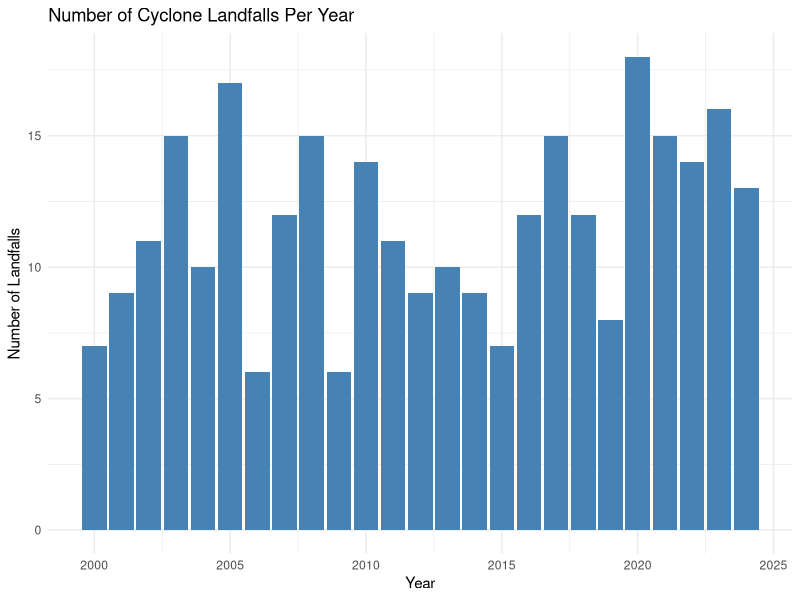
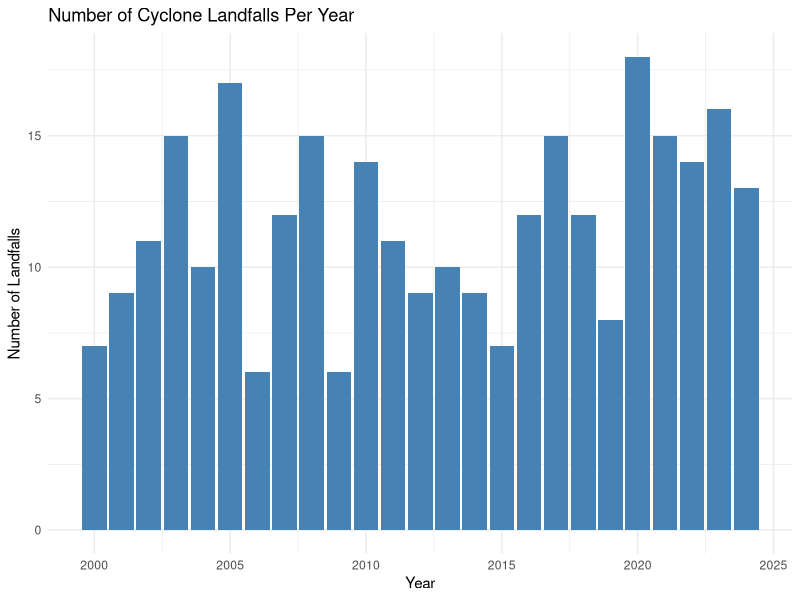

Reproduce these figures in R, in order. (Note: this script raises an error after producing the figures.)
# in this script, we perform an exploratory data analysis of our cyclone
# track data from the HURDAT2 data set
# we are interested in the number of cyclones per year, how many make landfall 
# and any seasonality effects

library(dplyr)
library(magrittr)
library(here)
library(tidyr)
library(ggplot2)
library(stringr)


#==============================================================================
# we load our data set
#==============================================================================

hurricane_data <- read.csv(here("data", "derived", "hurricane-data.csv"))


#==============================================================================
# we want to plot the number of landfalls per year from 2000-2024 
#==============================================================================

landfalls_per_year <- hurricane_data %>%
  filter(RECORD_ID == "L") %>%
  group_by(YEAR, STORM_ID) %>%
  summarise(.groups = "drop") %>%
  group_by(YEAR) %>%
  summarise(CYCLONE_NUM = n(), .groups = "drop")

# Plot
p1 <- ggplot(landfalls_per_year, aes(x = YEAR, y = CYCLONE_NUM)) +
  geom_col(fill = "steelblue") +
  labs(title = "Number of Cyclone Landfalls Per Year",
       x = "Year",
       y = "Number of Landfalls") +
  theme_minimal()

p1

# save output
ggsave(here("outputs", "eda-hurricane-data", "landfalls-per-year.pdf"), 
       plot = p1, 
       height = 4.5, 
       width = 7, 
       dpi=300)


#==============================================================================
# we check for a monthly seasonality component 
#==============================================================================

# calculate average number of cyclone landfalls per month (across 2000-2024)
landfalls_per_month_and_year <- hurricane_data %>%
  filter(RECORD_ID == "L") %>%
  group_by(YEAR, MONTH) %>%
  summarise(LANDFALL_NUM = n(), .groups = "drop")

# we notice some months are missing from our data set
# this is because no cyclones occurred in those months
# we now add the missing months with a count of zero
all_months_years <- CJ(MONTH = 1:12, YEAR = 2000:2024)

# also replace month numbers with month names
landfalls_per_month_and_year <- left_join(all_months_years, 
                                    landfalls_per_month_and_year, 
                                    by = c("MONTH", "YEAR"))

landfalls_per_month_and_year <- landfalls_per_month_and_year %>%
  mutate(LANDFALL_NUM = replace_na(LANDFALL_NUM, 0), MONTH = month.name[MONTH])

avg_landfalls_per_month <- landfalls_per_month_and_year %>%
  group_by(MONTH) %>%
  summarise(AVG_LANDFALLS = mean(LANDFALL_NUM))


# plot average number of cyclones per month
p2 <- ggplot(avg_landfalls_per_month, aes(x = factor(MONTH, levels = month.name), 
                                         y = AVG_LANDFALLS)) +
  geom_col(fill = "steelblue") +
  labs(title = "Average Number of Landfalls Per Month, averaging across 2000-2024",
       x = "Month",
       y = "Average Number of Landfalls") +
  theme_minimal() + 
  theme(axis.text.x = element_text(angle = 45,vjust = 1,hjust = 1))

p2
# we see a significant increase in the number of cyclones in July-October

# save output
ggsave(here("outputs", "eda-hurricane-data", "avg-landfalls-per-month.pdf"), 
       plot = p2,
       height = 4.5,
       width = 7, dpi=300)

#==============================================================================
# we now want to look closer into cyclone that landfall
#==============================================================================

# number of landfalls for each cyclone
landfall_statistics <- hurricane_data %>%
  group_by(STORM_ID) %>%
  summarise(LANDFALL_NUM = sum(RECORD_ID == "L"))

# categorise cyclones based on how many times they landfall
landfall_statistics <- landfall_statistics %>%
  mutate(CATEGORY = case_when(
    LANDFALL_NUM == 0 ~ '0',
    LANDFALL_NUM == 1 ~ '1',
    LANDFALL_NUM == 2 ~ '2',
    LANDFALL_NUM > 2  ~ ">2"))

# Count how many cyclones fall into each category
landfall_summary <- landfall_statistics %>%
  group_by(CATEGORY) %>%
  summarise(NUM = n())

# plot results
p3 <- ggplot(landfall_summary, aes(x = factor(CATEGORY, levels = CATEGORY), y = NUM)) +
  geom_col(fill = "steelblue") +
  labs(title = "Number of Landfalling Cyclones by Landfall Frequency, 2000-2024",
       x = "Number of Landfalls per Cyclone",
       y = "Number of Cyclones") +
  theme_minimal()

p3
# save output
ggsave(here("outputs","eda-hurricane-data", "nbr-cyclone-landfalls.pdf"), 
       plot = p3, 
       height = 4.5, 
       width = 7, 
       dpi=300)

#==============================================================================
# we also want to inspect cyclone paths for cyclones that landfall
#==============================================================================

# we load our world map data
world <- map_data("world")


# we now select all the hurricanes that landfall at least once
landfall_hurricanes <- hurricane_data %>%
  filter(RECORD_ID == "L") %>%
  distinct(STORM_ID)

landfall_data <- hurricane_data %>%
  filter(STORM_ID %in% landfall_hurricanes$STORM_ID)


landfall_data <- landfall_data %>%
  mutate(TIME = sprintf("%04s", as.integer(TIME)),
    DATE_TIME = as.POSIXct(paste(YEAR, 
                                 MONTH, 
                                 DAY, 
                                 str_sub(TIME, 1, 2), 
                                 str_sub(TIME, 3, 4)),
                      format = "%Y %m %d %H %M"))

# plot map
p4 <- ggplot() +
  # Base world map 
  geom_polygon(data = world,
               aes(x = long, y = lat, group = group), 
               fill = "beige", 
               col = "#808080", 
               size = 0.2) +  
  theme(panel.background = element_rect(fill = "#86B3CD", color = NA),
        panel.grid.major = element_blank(), panel.grid.minor = element_blank()) +
  
  geom_path(data = landfall_data, aes(x = LON, 
                                      y = LAT, 
                                      group = STORM_ID, 
                                      color = WIND), 
            size = 0.5, alpha = 0.7) +
  scale_color_gradient(low = "green", high = "red") + 
  coord_cartesian( xlim = c(-180, 160), ylim = c(-5, 70)) + 
  labs(title = "Landfall Hurricane Tracks with Wind Speed, 2000-2024",
       x = "Longitude", 
       y = "Latitude", 
       color = "Wind Speed (knots)") +
  theme(legend.position = "right")


ggsave(here("outputs", "eda-hurricane-data", "landfall-map.pdf"), 
       plot =p4,
       height = 4, 
       width = 10, 
       dpi=300)





